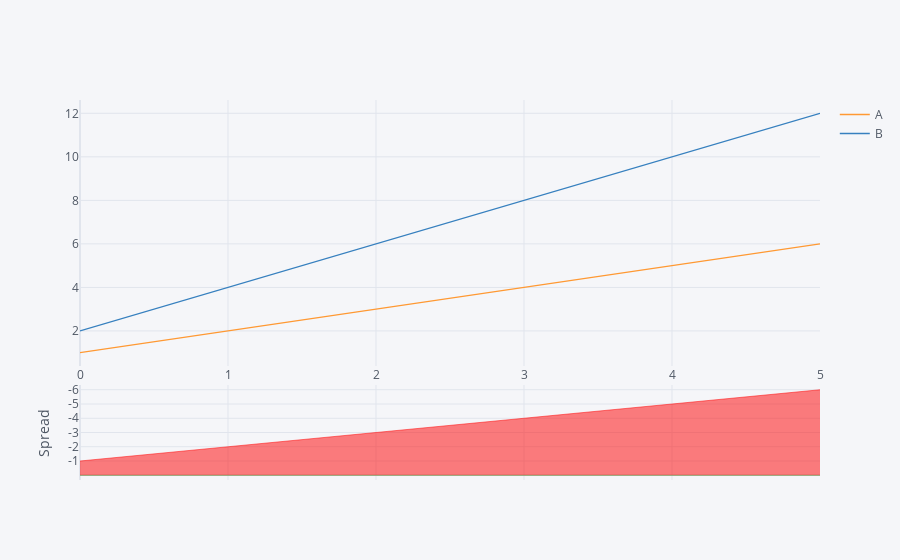

Notebook code for this chart:
### Code cell
data[["A","B"]].iplot(kind= "spread")

### Figure 1 — Plotly figure (JSON) as saved in the notebook; plotly's stock layout.template omitted (floating-point values rounded to 4 significant figures)
{"data": [{"line": {"color": "rgba(255, 153, 51, 1.0)", "dash": "solid", "shape": "linear", "width": 1.3}, "mode": "lines", "name": "A", "text": "", "type": "scatter", "x": [0, 1, 2, 3, 4, 5], "y": [1, 2, 3, 4, 5, 6]}, {"line": {"color": "rgba(55, 128, 191, 1.0)", "dash": "solid", "shape": "linear", "width": 1.3}, "mode": "lines", "name": "B", "text": "", "type": "scatter", "x": [0, 1, 2, 3, 4, 5], "y": [2, 4, 6, 8, 10, 12]}, {"connectgaps": false, "fill": "tozeroy", "line": {"color": "green", "dash": "solid", "shape": "linear", "width": 0.5}, "mode": "lines", "name": "Spread", "showlegend": false, "type": "scatter", "x": [0, 1, 2, 3, 4, 5], "xaxis": "x2", "y": ["", "", "", "", "", ""], "yaxis": "y2"}, {"connectgaps": false, "fill": "tozeroy", "line": {"color": "red", "dash": "solid", "shape": "linear", "width": 0.5}, "mode": "lines", "name": "Spread", "showlegend": false, "type": "scatter", "x": [0, 1, 2, 3, 4, 5], "xaxis": "x2", "y": [-1, -2, -3, -4, -5, -6], "yaxis": "y2"}], "layout": {"hovermode": "x", "legend": {"bgcolor": "#F5F6F9", "font": {"color": "#4D5663"}}, "paper_bgcolor": "#F5F6F9", "plot_bgcolor": "#F5F6F9", "title": {"font": {"color": "#4D5663"}}, "xaxis": {"gridcolor": "#E1E5ED", "showgrid": true, "tickfont": {"color": "#4D5663"}, "title": {"font": {"color": "#4D5663"}, "text": ""}, "zerolinecolor": "#E1E5ED"}, "xaxis2": {"anchor": "y2", "gridcolor": "#E1E5ED", "showgrid": true, "showticklabels": false, "tickfont": {"color": "#4D5663"}, "title": {"font": {"color": "#4D5663"}, "text": ""}, "zerolinecolor": "#E1E5ED"}, "yaxis": {"domain": [0.3, 1], "gridcolor": "#E1E5ED", "showgrid": true, "tickfont": {"color": "#4D5663"}, "title": {"font": {"color": "#4D5663"}, "text": ""}, "zerolinecolor": "#E1E5ED"}, "yaxis2": {"domain": [0, 0.25], "gridcolor": "#E1E5ED", "showgrid": true, "tickfont": {"color": "#4D5663"}, "title": {"font": {"color": "#4D5663"}, "text": "Spread"}, "zerolinecolor": "#E1E5ED"}}}
